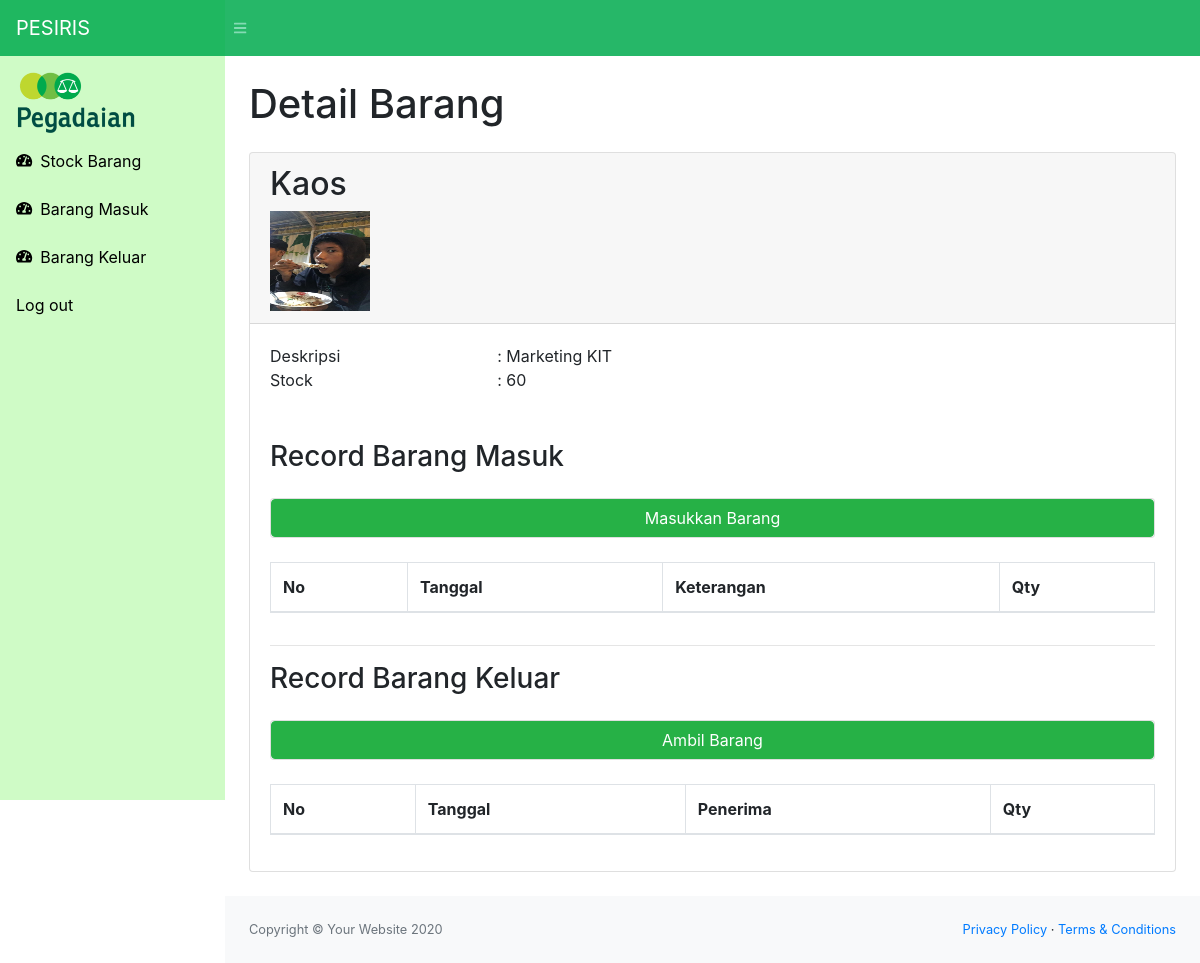
Before: /detail.php?id=68 (signed in) with the older database file.
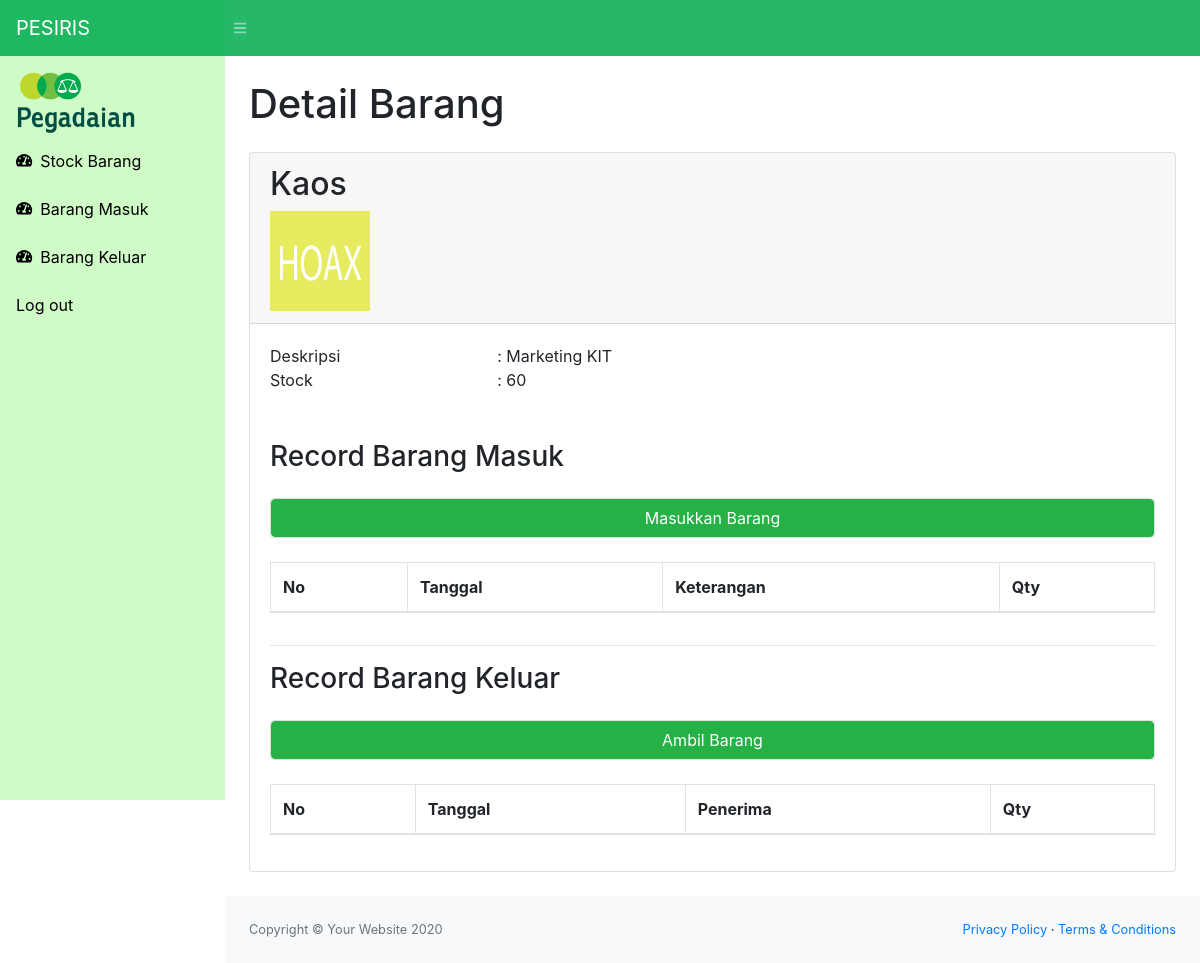
After: the same page with the newer database file.
### tables this page shows
CREATE TABLE `stock` (
  `idbarang` int(11) NOT NULL,
  `namabarang` varchar(25) NOT NULL,
  `deskripsi` varchar(25) NOT NULL,
  `stock` int(11) NOT NULL,
  `image` varchar(99) DEFAULT NULL
);

### detail.php (the view, shortened to what the changed rows need)
<?php
require 'function.php';
$idbarang = $_GET['id'];
$get = mysqli_query($conn, "select * from stock where idbarang = '$idbarang'");
$fetch = mysqli_fetch_assoc($get);
$namabarang = $fetch['namabarang'];
$deskripsi = $fetch['deskripsi'];
$stock = $fetch['stock'];
$gambar = $fetch['image'];
if($gambar==null){
    $img = '(No Photo)';
} else {
    $img = '<img src="assets/img/'.$gambar.'" class="zoomable">';
}
?>
<!DOCTYPE html>
<html lang="en">
    <head>
        <link href="css/styles.css" rel="stylesheet" />
        <link href="https://cdn.datatables.net/1.10.20/css/dataTables.bootstrap4.min.css" rel="stylesheet" />
    </head>
    <body class="sb-nav-fixed">
        <div id="layoutSidenav">
            <div id="layoutSidenav_content">
                <main>
                    <div class="container-fluid">
                        <h1 class="mt-4">Detail Barang</h1>
                        <div class="card mb-4 mt-4">
                            <div class="card-header">
                                <h2><?=$namabarang;?></h2>
                                <?=$img;?>
                            </div>
                            <div class="card-body">
                            <div class="row">
                                <div class="col-md-3">Deskripsi</div>
                                <div class="col-md-9">: <?=$deskripsi;?></div>
                            </div>
                            <div class="row">
                                <div class="col-md-3">Stock</div>
                                <div class="col-md-9">: <?=$stock;?></div>
                            </div>
                            <br><br>
                                <div class="table-responsive">
                                    <table class="table table-bordered" id="barangmasuk" width="100%" cellspacing="0">
                                        <thead>
                                            <tr>
                                                <th>No</th>
                                                <th>Tanggal</th>
                                                <th>Keterangan</th>
                                                <th>Qty</th>
                                            </tr>
                                        </thead>
                                    </table>
                                </div>
                                <div class="table-responsive">
                                    <table class="table table-bordered" id="barangkeluar" width="100%" cellspacing="0">
                                        <thead>
                                            <tr>
                                                <th>No</th>
                                                <th>Tanggal</th>
                                                <th>Penerima</th>
                                                <th>Qty</th>
                                            </tr>
                                        </thead>
                                    </table>
                                </div>
                            </div>
                        </div>
                    </div>
                </main>
            </div>
        </div>
    </body>
</html>

Changed rows visible on the page:
changed stock "Kaos": image: a different picture
